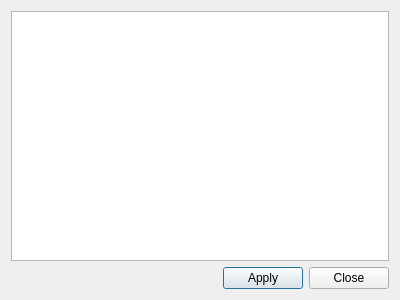
<?xml version="1.0" encoding="UTF-8"?>
<ui version="4.0">
 <class>StyleEditor</class>
 <widget class="QDialog" name="StyleEditor">
  <property name="geometry">
   <rect>
    <x>0</x>
    <y>0</y>
    <width>400</width>
    <height>300</height>
   </rect>
  </property>
  <property name="windowTitle">
   <string>Dialog</string>
  </property>
  <layout class="QVBoxLayout" name="verticalLayout">
   <item>
    <widget class="QTextEdit" name="textEdit"/>
   </item>
   <item>
    <layout class="QHBoxLayout" name="horizontalLayout">
     <item>
      <spacer name="horizontalSpacer">
       <property name="orientation">
        <enum>Qt::Horizontal</enum>
       </property>
       <property name="sizeHint" stdset="0">
        <size>
         <width>40</width>
         <height>20</height>
        </size>
       </property>
      </spacer>
     </item>
     <item>
      <widget class="QPushButton" name="pushButtonApply">
       <property name="text">
        <string>Apply</string>
       </property>
      </widget>
     </item>
     <item>
      <widget class="QPushButton" name="pushButtonClose">
       <property name="text">
        <string>Close</string>
       </property>
      </widget>
     </item>
    </layout>
   </item>
  </layout>
 </widget>
 <resources/>
 <connections/>
</ui>
